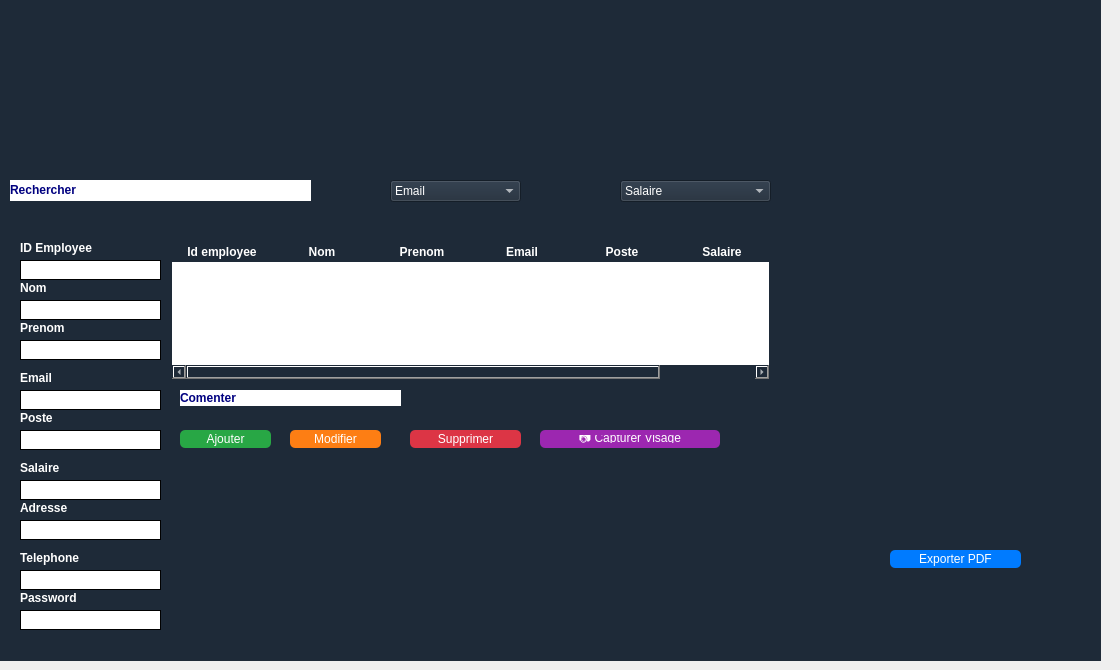
    <widget class="QWidget" name="pageEmployes">
     <widget class="QLabel" name="label_8">
      <property name="geometry">
       <rect>
        <x>0</x>
        <y>0</y>
        <width>1101</width>
        <height>171</height>
       </rect>
      </property>
      <property name="styleSheet">
       <string notr="true">background-color: #1e2a38;
color: white;
font: bold 11pt &quot;Arial&quot;;</string>
      </property>
      <property name="text">
       <string/>
      </property>
     </widget>
     <widget class="QStackedWidget" name="stackedWidget_2">
      <property name="geometry">
       <rect>
        <x>0</x>
        <y>170</y>
        <width>1111</width>
        <height>491</height>
       </rect>
      </property>
      <property name="currentIndex">
       <number>1</number>
      </property>
      <widget class="QWidget" name="page_3"/>
      <widget class="QWidget" name="page_4">
       <widget class="QFrame" name="trirecherche">
        <property name="geometry">
         <rect>
          <x>0</x>
          <y>0</y>
          <width>1101</width>
          <height>71</height>
         </rect>
        </property>
        <property name="styleSheet">
         <string notr="true">background-color: #1e2a38;
color: white;
font: bold 11pt &quot;Arial&quot;;

</string>
        </property>
        <property name="frameShape">
         <enum>QFrame::Shape::NoFrame</enum>
        </property>
        <widget class="QLabel" name="recherche">
         <property name="geometry">
          <rect>
           <x>10</x>
           <y>10</y>
           <width>301</width>
           <height>21</height>
          </rect>
         </property>
         <property name="styleSheet">
          <string notr="true">background-color: white;
    gridline-color: #ccc;
    font: 10pt &quot;Arial&quot;;</string>
         </property>
         <property name="text">
          <string>&lt;html&gt;&lt;head/&gt;&lt;body&gt;&lt;p&gt;&lt;span style=&quot; font-weight:700; color:#00007f;&quot;&gt;Rechercher&lt;/span&gt;&lt;/p&gt;&lt;/body&gt;&lt;/html&gt;</string>
         </property>
        </widget>
        <widget class="QComboBox" name="triemail">
         <property name="geometry">
          <rect>
           <x>390</x>
           <y>10</y>
           <width>131</width>
           <height>22</height>
          </rect>
         </property>
         <item>
          <property name="text">
           <string>Email</string>
          </property>
         </item>
         <item>
          <property name="text">
           <string/>
          </property>
         </item>
         <item>
          <property name="text">
           <string/>
          </property>
         </item>
        </widget>
        <widget class="QComboBox" name="trisalaire">
         <property name="geometry">
          <rect>
           <x>620</x>
           <y>10</y>
           <width>151</width>
           <height>22</height>
          </rect>
         </property>
         <item>
          <property name="text">
           <string>Salaire</string>
          </property>
         </item>
         <item>
          <property name="text">
           <string>0-500d</string>
          </property>
         </item>
         <item>
          <property name="text">
           <string>500-1000</string>
          </property>
         </item>
         <item>
          <property name="text">
           <string>1500-2000</string>
          </property>
         </item>
         <item>
          <property name="text">
           <string>2500-3000</string>
          </property>
         </item>
         <item>
          <property name="text">
           <string>3500-4000</string>
          </property>
         </item>
         <item>
          <property name="text">
           <string>4500-5000</string>
          </property>
         </item>
         <item>
          <property name="text">
           <string>&gt;5000</string>
          </property>
         </item>
        </widget>
       </widget>
       <widget class="QFrame" name="cruds">
        <property name="geometry">
         <rect>
          <x>0</x>
          <y>70</y>
          <width>1101</width>
          <height>421</height>
         </rect>
        </property>
        <property name="styleSheet">
         <string notr="true">background-color: #1e2a38;
color: white;
font: bold 11pt &quot;Arial&quot;;

</string>
        </property>
        <property name="frameShape">
         <enum>QFrame::Shape::NoFrame</enum>
        </property>
        <widget class="QLabel" name="comment">
         <property name="geometry">
          <rect>
           <x>180</x>
           <y>150</y>
           <width>221</width>
           <height>16</height>
          </rect>
         </property>
         <property name="styleSheet">
          <string notr="true">background-color: white;
    gridline-color: #ccc;
    font: 10pt &quot;Arial&quot;;
</string>
         </property>
         <property name="text">
          <string>&lt;html&gt;&lt;head/&gt;&lt;body&gt;&lt;p&gt;&lt;span style=&quot; font-weight:700; color:#00007f;&quot;&gt;Comenter&lt;/span&gt;&lt;/p&gt;&lt;/body&gt;&lt;/html&gt;</string>
         </property>
        </widget>
        <widget class="QPushButton" name="ajouter">
         <property name="geometry">
          <rect>
           <x>180</x>
           <y>190</y>
           <width>91</width>
           <height>18</height>
          </rect>
         </property>
         <property name="styleSheet">
          <string notr="true">QPushButton {
    background-color: #28a745;
    color: white;
    border-radius: 5px;
}

</string>
         </property>
         <property name="text">
          <string>Ajouter</string>
         </property>
        </widget>
        <widget class="QPushButton" name="modifier">
         <property name="geometry">
          <rect>
           <x>290</x>
           <y>190</y>
           <width>91</width>
           <height>18</height>
          </rect>
         </property>
         <property name="styleSheet">
          <string notr="true">QPushButton {
    background-color: #fd7e14;
    color: white;
    border-radius: 5px;
}
</string>
         </property>
         <property name="text">
          <string>Modifier</string>
         </property>
        </widget>
        <widget class="QPushButton" name="exporter">
         <property name="geometry">
          <rect>
           <x>890</x>
           <y>310</y>
           <width>131</width>
           <height>18</height>
          </rect>
         </property>
         <property name="styleSheet">
          <string notr="true">QPushButton {
    background-color: #007bff;
    color: white;
    border-radius: 5px;
}
</string>
         </property>
         <property name="text">
          <string>Exporter PDF</string>
         </property>
        </widget>
        <widget class="QPushButton" name="supprimer">
         <property name="geometry">
          <rect>
           <x>410</x>
           <y>190</y>
           <width>111</width>
           <height>18</height>
          </rect>
         </property>
         <property name="styleSheet">
          <string notr="true">QPushButton {
    background-color: #dc3545;
    color: white;
    border-radius: 5px;
}</string>
         </property>
         <property name="text">
          <string>Supprimer</string>
         </property>
        </widget>
        <widget class="QPushButton" name="capturerVisageBtn">
         <property name="geometry">
          <rect>
           <x>540</x>
           <y>190</y>
           <width>180</width>
           <height>18</height>
          </rect>
         </property>
         <property name="styleSheet">
          <string notr="true">QPushButton {
    background-color: #9C27B0;
    color: white;
    border-radius: 5px;
    padding: 5px;
    font-size: 12px;
}
QPushButton:hover {
    background-color: #7B1FA2;
}</string>
         </property>
         <property name="text">
          <string>📷 Capturer Visage</string>
         </property>
        </widget>
        <widget class="QTableWidget" name="tableau">
         <property name="geometry">
          <rect>
           <x>170</x>
           <y>0</y>
           <width>601</width>
           <height>141</height>
          </rect>
         </property>
         <property name="styleSheet">
          <string notr="true">QTableWidget {
    background-color: white;        /* cellules blanches */
    color: #1e2a38;                 /* texte bleu foncé */
    border: 2px solid #1e2a38;      /* bordures du tableau */
    font: bold 11pt &quot;Arial&quot;;
}

QTableWidget::item {
    background-color: white;        /* garde les cellules blanches */
    color: #1e2a38;
}

QHeaderView::section {
    background-color: #1e2a38;      /* en-tête bleu foncé */
    color: white;                   /* texte blanc */
    font: bold 11pt &quot;Arial&quot;;
    border: 1px solid #1e2a38;
}
</string>
         </property>
         <column>
          <property name="text">
           <string>Id employee</string>
          </property>
          <property name="font">
           <font>
            <bold>true</bold>
           </font>
          </property>
         </column>
         <column>
          <property name="text">
           <string>Nom</string>
          </property>
          <property name="font">
           <font>
            <bold>true</bold>
           </font>
          </property>
         </column>
         <column>
          <property name="text">
           <string>Prenom</string>
          </property>
          <property name="font">
           <font>
            <bold>true</bold>
           </font>
          </property>
         </column>
         <column>
          <property name="text">
           <string>Email</string>
          </property>
          <property name="font">
           <font>
            <bold>true</bold>
           </font>
          </property>
         </column>
         <column>
          <property name="text">
           <string>Poste</string>
          </property>
          <property name="font">
           <font>
            <bold>true</bold>
           </font>
          </property>
         </column>
         <column>
          <property name="text">
           <string>Salaire</string>
          </property>
          <property name="font">
           <font>
            <bold>true</bold>
           </font>
          </property>
         </column>
        </widget>
        <widget class="QFrame" name="liste">
         <property name="geometry">
          <rect>
           <x>10</x>
           <y>0</y>
           <width>161</width>
           <height>421</height>
          </rect>
         </property>
         <property name="styleSheet">
          <string notr="true">background-color: #1e2a38;
color: white;
font: bold 11pt &quot;Arial&quot;;</string>
         </property>
         <property name="frameShape">
          <enum>QFrame::Shape::NoFrame</enum>
         </property>
         <widget class="QLabel" name="idemployee">
          <property name="geometry">
           <rect>
            <x>10</x>
            <y>0</y>
            <width>141</width>
            <height>16</height>
           </rect>
          </property>
          <property name="styleSheet">
           <string notr="true"/>
          </property>
          <property name="text">
           <string>&lt;html&gt;&lt;head/&gt;&lt;body&gt;&lt;p&gt;&lt;span style=&quot; font-weight:704;&quot;&gt;ID Employee&lt;/span&gt;&lt;/p&gt;&lt;/body&gt;&lt;/html&gt;</string>
          </property>
         </widget>
         <widget class="QLabel" name="nom">
          <property name="geometry">
           <rect>
            <x>10</x>
            <y>40</y>
            <width>141</width>
            <height>16</height>
           </rect>
          </property>
          <property name="text">
           <string>&lt;html&gt;&lt;head/&gt;&lt;body&gt;&lt;p&gt;&lt;span style=&quot; font-weight:704;&quot;&gt;Nom&lt;/span&gt;&lt;/p&gt;&lt;/body&gt;&lt;/html&gt;</string>
          </property>
         </widget>
         <widget class="QLabel" name="prenom">
          <property name="geometry">
           <rect>
            <x>10</x>
            <y>80</y>
            <width>141</width>
            <height>16</height>
           </rect>
          </property>
          <property name="text">
           <string>&lt;html&gt;&lt;head/&gt;&lt;body&gt;&lt;p&gt;&lt;span style=&quot; font-weight:704;&quot;&gt;Prenom&lt;/span&gt;&lt;/p&gt;&lt;/body&gt;&lt;/html&gt;</string>
          </property>
         </widget>
         <widget class="QLabel" name="adresse">
          <property name="geometry">
           <rect>
            <x>10</x>
            <y>260</y>
            <width>141</width>
            <height>16</height>
           </rect>
          </property>
          <property name="text">
           <string>&lt;html&gt;&lt;head/&gt;&lt;body&gt;&lt;p&gt;&lt;span style=&quot; font-weight:700;&quot;&gt;Adresse&lt;/span&gt;&lt;/p&gt;&lt;/body&gt;&lt;/html&gt;</string>
          </property>
         </widget>
         <widget class="QLabel" name="telephone">
          <property name="geometry">
           <rect>
            <x>10</x>
            <y>310</y>
            <width>141</width>
            <height>16</height>
           </rect>
          </property>
          <property name="text">
           <string>&lt;html&gt;&lt;head/&gt;&lt;body&gt;&lt;p&gt;&lt;span style=&quot; font-weight:700;&quot;&gt;Telephone&lt;/span&gt;&lt;/p&gt;&lt;/body&gt;&lt;/html&gt;</string>
          </property>
         </widget>
         <widget class="QLineEdit" name="idline">
          <property name="geometry">
           <rect>
            <x>10</x>
            <y>20</y>
            <width>141</width>
            <height>20</height>
           </rect>
          </property>
          <property name="font">
           <font>
            <family>Arial</family>
            <pointsize>11</pointsize>
            <italic>false</italic>
            <bold>true</bold>
           </font>
          </property>
          <property name="styleSheet">
           <string notr="true">QLineEdit {
    color: black;              /* Texte noir */
    background-color: white;   /* Fond blanc (tu peux changer la couleur) */
    border: 1px solid black;   /* Bordure noire (optionnel) */
}
</string>
          </property>
          <property name="echoMode">
           <enum>QLineEdit::EchoMode::Normal</enum>
          </property>
         </widget>
         <widget class="QLineEdit" name="nomline">
          <property name="geometry">
           <rect>
            <x>10</x>
            <y>60</y>
            <width>141</width>
            <height>20</height>
           </rect>
          </property>
          <property name="styleSheet">
           <string notr="true">QLineEdit {
    color: black;              /* Texte noir */
    background-color: white;   /* Fond blanc (tu peux changer la couleur) */
    border: 1px solid black;   /* Bordure noire (optionnel) */
}
</string>
          </property>
         </widget>
         <widget class="QLineEdit" name="adresseline">
          <property name="geometry">
           <rect>
            <x>10</x>
            <y>280</y>
            <width>141</width>
            <height>20</height>
           </rect>
          </property>
          <property name="styleSheet">
           <string notr="true">QLineEdit {
    color: black;              /* Texte noir */
    background-color: white;   /* Fond blanc (tu peux changer la couleur) */
    border: 1px solid black;   /* Bordure noire (optionnel) */
}
</string>
          </property>
         </widget>
         <widget class="QLineEdit" name="telephoneline">
          <property name="geometry">
           <rect>
            <x>10</x>
            <y>330</y>
            <width>141</width>
            <height>20</height>
           </rect>
          </property>
          <property name="styleSheet">
           <string notr="true">QLineEdit {
    color: black;              /* Texte noir */
    background-color: white;   /* Fond blanc (tu peux changer la couleur) */
    border: 1px solid black;   /* Bordure noire (optionnel) */
}
</string>
          </property>
         </widget>
         <widget class="QLabel" name="password">
          <property name="geometry">
           <rect>
            <x>10</x>
            <y>350</y>
            <width>141</width>
            <height>16</height>
           </rect>
          </property>
          <property name="text">
           <string>&lt;html&gt;&lt;head/&gt;&lt;body&gt;&lt;p&gt;&lt;span style=&quot; font-weight:700;&quot;&gt;Password&lt;/span&gt;&lt;/p&gt;&lt;/body&gt;&lt;/html&gt;</string>
          </property>
         </widget>
         <widget class="QLineEdit" name="passwordline">
          <property name="geometry">
           <rect>
            <x>10</x>
            <y>370</y>
            <width>141</width>
            <height>20</height>
           </rect>
          </property>
          <property name="styleSheet">
           <string notr="true">QLineEdit {
    color: black;              /* Texte noir */
    background-color: white;   /* Fond blanc (tu peux changer la couleur) */
    border: 1px solid black;   /* Bordure noire (optionnel) */
}
</string>
          </property>
          <property name="echoMode">
           <enum>QLineEdit::EchoMode::Password</enum>
          </property>
         </widget>
         <widget class="QLabel" name="email">
          <property name="geometry">
           <rect>
            <x>10</x>
            <y>130</y>
            <width>141</width>
            <height>16</height>
           </rect>
          </property>
          <property name="text">
           <string>&lt;html&gt;&lt;head/&gt;&lt;body&gt;&lt;p&gt;&lt;span style=&quot; font-weight:704;&quot;&gt;Email&lt;/span&gt;&lt;/p&gt;&lt;/body&gt;&lt;/html&gt;</string>
          </property>
         </widget>
         <widget class="QLineEdit" name="emailline">
          <property name="geometry">
           <rect>
            <x>10</x>
            <y>150</y>
            <width>141</width>
            <height>20</height>
           </rect>
          </property>
          <property name="styleSheet">
           <string notr="true">QLineEdit {
    color: black;              /* Texte noir */
    background-color: white;   /* Fond blanc (tu peux changer la couleur) */
    border: 1px solid black;   /* Bordure noire (optionnel) */
}
</string>
          </property>
         </widget>
         <widget class="QLabel" name="poste">
          <property name="geometry">
           <rect>
            <x>10</x>
            <y>170</y>
            <width>141</width>
            <height>16</height>
           </rect>
          </property>
          <property name="text">
           <string>&lt;html&gt;&lt;head/&gt;&lt;body&gt;&lt;p&gt;&lt;span style=&quot; font-weight:704;&quot;&gt;Poste&lt;/span&gt;&lt;/p&gt;&lt;/body&gt;&lt;/html&gt;</string>
          </property>
         </widget>
         <widget class="QLineEdit" name="salaireline">
          <property name="geometry">
           <rect>
            <x>10</x>
            <y>240</y>
            <width>141</width>
            <height>20</height>
           </rect>
          </property>
          <property name="styleSheet">
           <string notr="true">QLineEdit {
    color: black;              /* Texte noir */
    background-color: white;   /* Fond blanc (tu peux changer la couleur) */
    border: 1px solid black;   /* Bordure noire (optionnel) */
}
</string>
          </property>
         </widget>
         <widget class="QLineEdit" name="posteline">
          <property name="geometry">
           <rect>
            <x>10</x>
            <y>190</y>
            <width>141</width>
            <height>20</height>
           </rect>
          </property>
          <property name="styleSheet">
           <string notr="true">QLineEdit {
    color: black;              /* Texte noir */
    background-color: white;   /* Fond blanc (tu peux changer la couleur) */
    border: 1px solid black;   /* Bordure noire (optionnel) */
}
</string>
          </property>
         </widget>
         <widget class="QLabel" name="salaire">
          <property name="geometry">
           <rect>
            <x>10</x>
            <y>220</y>
            <width>141</width>
            <height>16</height>
           </rect>
          </property>
          <property name="text">
           <string>&lt;html&gt;&lt;head/&gt;&lt;body&gt;&lt;p&gt;&lt;span style=&quot; font-weight:704;&quot;&gt;Salaire&lt;/span&gt;&lt;/p&gt;&lt;/body&gt;&lt;/html&gt;</string>
          </property>
         </widget>
         <widget class="QLineEdit" name="prenomline">
          <property name="geometry">
           <rect>
            <x>10</x>
            <y>100</y>
            <width>141</width>
            <height>20</height>
           </rect>
          </property>
          <property name="styleSheet">
           <string notr="true">QLineEdit {
    color: black;              /* Texte noir */
    background-color: white;   /* Fond blanc (tu peux changer la couleur) */
    border: 1px solid black;   /* Bordure noire (optionnel) */
}
</string>
          </property>
         </widget>
        </widget>
       </widget>
      </widget>
     </widget>
    </widget>
